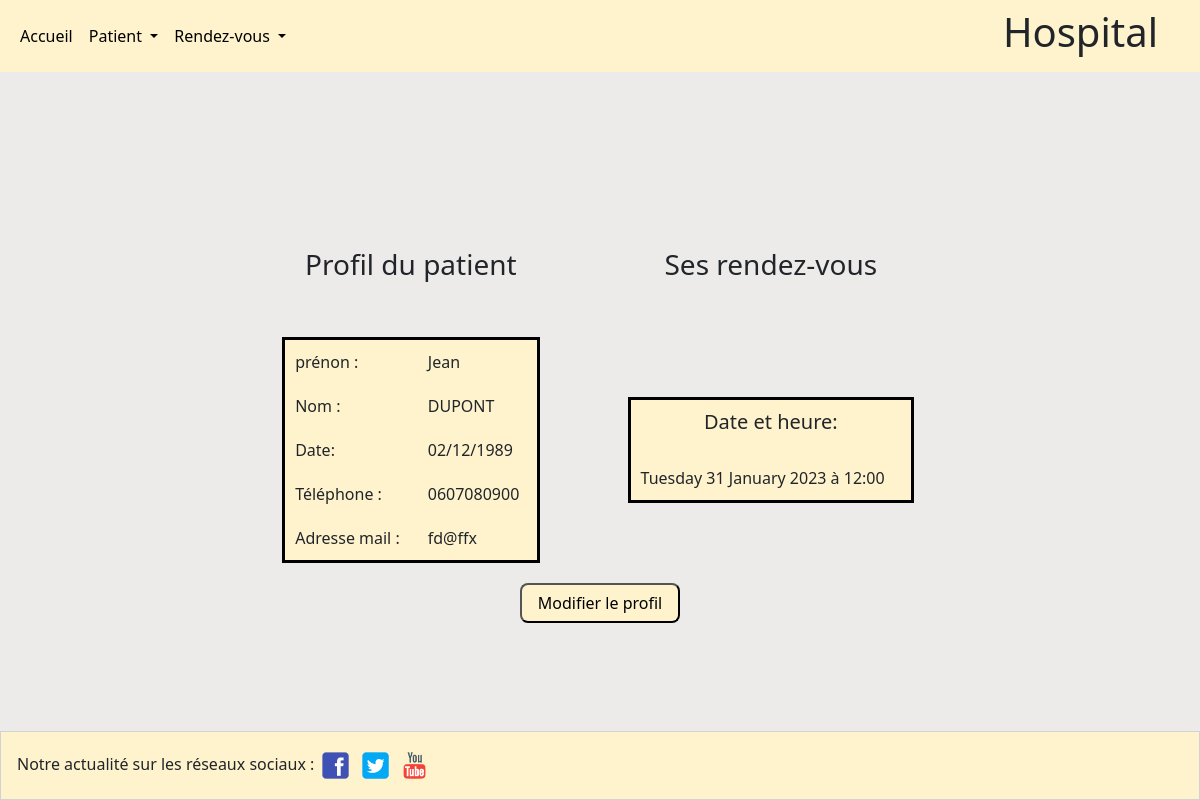
/Vues/profil.php?id=2, run on the app's committed database.
### tables this page shows
CREATE TABLE `patients` (
  `id` int(11) NOT NULL,
  `lastname` varchar(25) NOT NULL,
  `firstname` varchar(25) NOT NULL,
  `birthdate` date NOT NULL,
  `phone` varchar(25) DEFAULT NULL,
  `mail` varchar(100) NOT NULL
);

CREATE TABLE `appointments` (
  `id` int(11) NOT NULL,
  `dateHour` datetime NOT NULL,
  `idPatients` int(11) NOT NULL
);

### Process/Profil.php (called while the page is built)
<?php
    include('connexion.php');
    $id = $_GET['id'];
    $statement = $mysqlConnection->prepare('SELECT * FROM patients WHERE id=:id');
    $statement->execute(['id' => $id]);
    $patient = $statement->fetch();

### Process/Rdvpatient.php (called while the page is built)
<?php
include('connexion.php');
$id = $_GET['id'];
$stmts = $mysqlConnection->prepare('SELECT dateHour FROM appointments WHERE idPatients= :id');
$stmts->execute(
    array(
        ':id' => intval($id)
    )
);
$patientss = $stmts->fetchALl();

### Vues/profil.php (the view, shortened to what this page needs)
<?php
include('../Utils/header.php');
include('../Process/Profil.php');
?>
<section class='td2'>
    <table class='tabcenter2'>
        <tr>
            <td>
                <h2>Profil du patient</h2>
            </td>
            <td>
                <h2>Ses rendez-vous</h2>
            </td>
        </tr>
        <tr>
            <td>
                <table class='tabcenter3 '>
                    <tr>
                        <td>
                            prénon :
                        </td>
                        <td>
                            <?= $patient['firstname'] ?>
                        </td>
                    </tr>
                    <tr>
                        <td>
                            Nom :
                        </td>
                        <td>
                            <?= $patient['lastname'] ?>
                        </td>
                    </tr>
                    <tr>
                        <td>
                            Date:
                        </td>
                        <td>
                            <?= $birthdate_fr = date("d/m/Y", strtotime($patient['birthdate'])); ?>
                        </td>
                    </tr>
                    <tr>
                        <td>
                            Téléphone :
                        </td>
                        <td>
                            <?= $patient['phone'] ?>
                        </td>
                    </tr>
                    <tr>
                        <td>
                            Adresse mail :
                        </td>
                        <td>
                            <?= $patient['mail'] ?>
                        </td>
                    </tr>
                </table>
            </td>
            <td>
                <table class='tabcenter3'>
                    <?php
                    include('../Process/Rdvpatient.php');
                    ?>
                    <td class="td">
                        <h5 style="text-align: center;">Date et heure:</h5><br>
                        <?php
                        if (empty($patientss)) {
                            echo "Aucun rendez-vous";
                        } else {
                            foreach ($patientss as $patien) {
                                $date = new DateTime($patien['dateHour']);
                                echo strftime("%A %d %B %Y à %H:%M", $date->getTimestamp()) . "<br>";
                            }
                        }
                        ?>
                    </td>
                </table>
            </td>
        </tr>
    </table>
    <button class='button' onclick="showform()">Modifier le profil</button>
</section>
<?php
include('../Utils/footer.php');
?>

### Utils/mep.css (style rules this page uses)
body { margin: 0px; padding: 0px; width: 100%; height: 100%; background-color: rgb(237, 234, 234); }
.tabcenter2 { margin-left: auto; margin-right: auto; margin-top: 16px; width: 60%; }
.tabcenter3 { margin-left: auto; margin-right: auto; margin-top: 20px; background-color: #fff3cd; border: 3px solid black; width: 80%; }
.td { width: 25%; padding: 8px; }
.td2 table tr td { padding: 10px; }
h2 { display: flex; margin-top: 150px; margin-bottom: 15px; justify-content: center; align-items: center; font-size: 28px; }
button { border-radius: 8px; }
.button { background-color: #fff3cd; display: block; margin: 0 auto; margin-top: 10px; border-radius: 8px; width: 160px; height: 40px; }

### data on the page
patients: firstname "Jean", lastname "DUPONT", birthdate "02/12/1989", phone "0607080900", mail "fd@ffx"
appointments: dateHour "Tuesday 31 January 2023 à 12:00"
